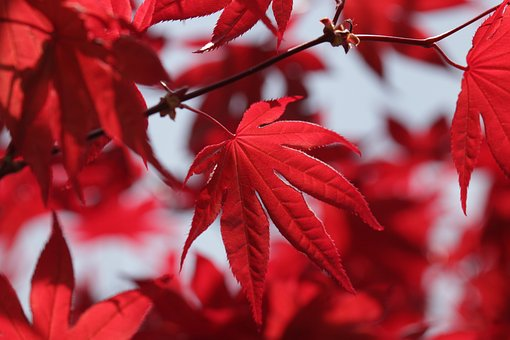
#> input picture Assignments/Assignment 3/dsss_hw_3/leaves.jpg, 510 x 340 px, found by its file name
$ jupyter execute --allow-errors Code.ipynb
#> lines starting #> are read from the running program, lines starting #| are printed output that depends on the picture
[cell 1]
import os
import random
import cv2
import matplotlib.pyplot as plt
import json
import numpy as np

[cell 2]
dataset_folder = r'C:\Alap\Programming\_Python_files\Semester1\DSSS\dsss_homeworks\Assignments\Assignment 3\Mini_BAGLS_dataset'
image_files = [f for f in os.listdir(dataset_folder) if f.endswith('.png') and not f.endswith('_seg.png')]
seg_files = [f for f in os.listdir(dataset_folder) if f.endswith('_seg.png')]
meta = [f for f in os.listdir(dataset_folder) if f.endswith('.meta')]

[cell 3]
#Sorting in ascending order
def numerical_sort(file_list):
    return sorted(file_list, key=lambda x: int(x.split('_')[0].replace('.png', '')))

def sort_meta(file_list):
    return sorted(file_list, key=lambda x: int(x.split('_')[0].replace('.meta', '')) if '.meta' in x else x)

image_files = numerical_sort(image_files)
seg_files = numerical_sort(seg_files)
meta = sort_meta(meta)

[cell 4]
#Function to retrieve the meta data
meta_data_list = []
for meta_file in meta:
    meta_file_path = os.path.join(dataset_folder, meta_file)
    with open(meta_file_path, 'r') as file:
        meta_content = json.load(file)
        meta_data_list.append(meta_content)

#> (a cell that did not finish here is left out)

[cell 6]
leaves_path = r'C:\Alap\Programming\_Python_files\Semester1\DSSS\dsss_homeworks\Assignments\Assignment 3\dsss_hw_3\leaves.jpg'
leaves = cv2.imread(leaves_path)
#> leaves is the input picture: shape (340, 510, 3); mean B, G, R 68.8, 58.7, 159.8
plt.imshow(cv2.cvtColor(leaves, cv2.COLOR_BGR2RGB))

[cell 7]
# # Convert RGB to Grayscale using average method
# gray_avg = np.mean(leaves[...,:3], axis=-1)
gray_avg = np.mean(leaves, axis=-1)
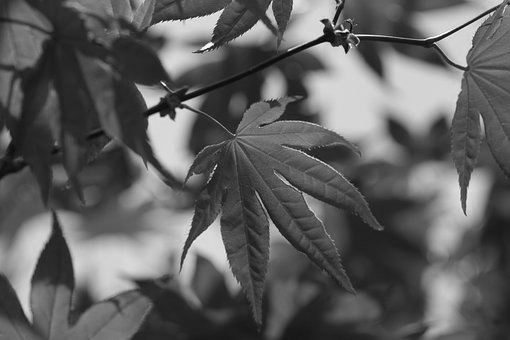
#> gray_avg: shape (340, 510) float64; min 6, max 253.3, mean 95.8


# # Convert RGB to Grayscale using luminosity method
gray_luminosity = np.dot(leaves[..., :3], [0.2989, 0.5870, 0.1140])
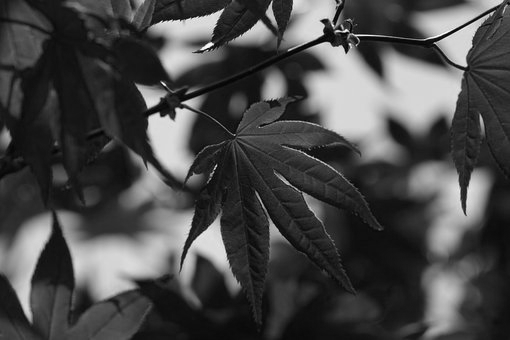
#> gray_luminosity: shape (340, 510) float64; min 2.05, max 252.6, mean 73.2

# # Convert RGB to Grayscale using lightness method
gray_light = (np.min(leaves[...,:3], axis=-1)/2.0 + np.max(leaves[...,:3], axis=-1)/2.0)
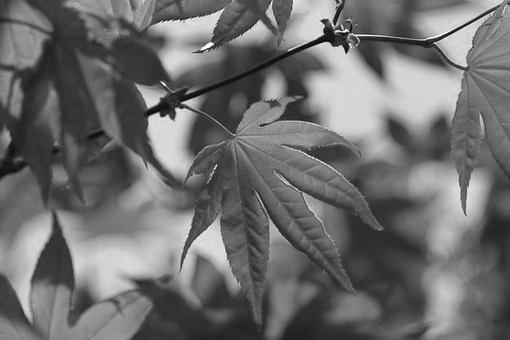
#> gray_light: shape (340, 510) float64; min 6.5, max 253.5, mean 110

# Display the original RGB image and three grayscale variations side by side
plt.subplot(1, 4, 1)
plt.imshow(cv2.cvtColor(leaves, cv2.COLOR_BGR2RGB))
plt.title('Original')
plt.xticks([])
plt.yticks([])

plt.subplot(1, 4,3)
plt.imshow(gray_avg, cmap='gray')
plt.title('Average')
plt.xticks([])
plt.yticks([])

plt.subplot(1, 4, 4)
plt.imshow(gray_luminosity, cmap='gray')
plt.title('Luminosity')
plt.xticks([])
plt.yticks([])

plt.subplot(1, 4, 2)
plt.imshow(gray_light, cmap='gray')
plt.title('Lightness')
plt.xticks([])
plt.yticks([])

plt.show()
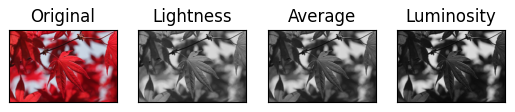
#> figure drawn by matplotlib, 4 panels
